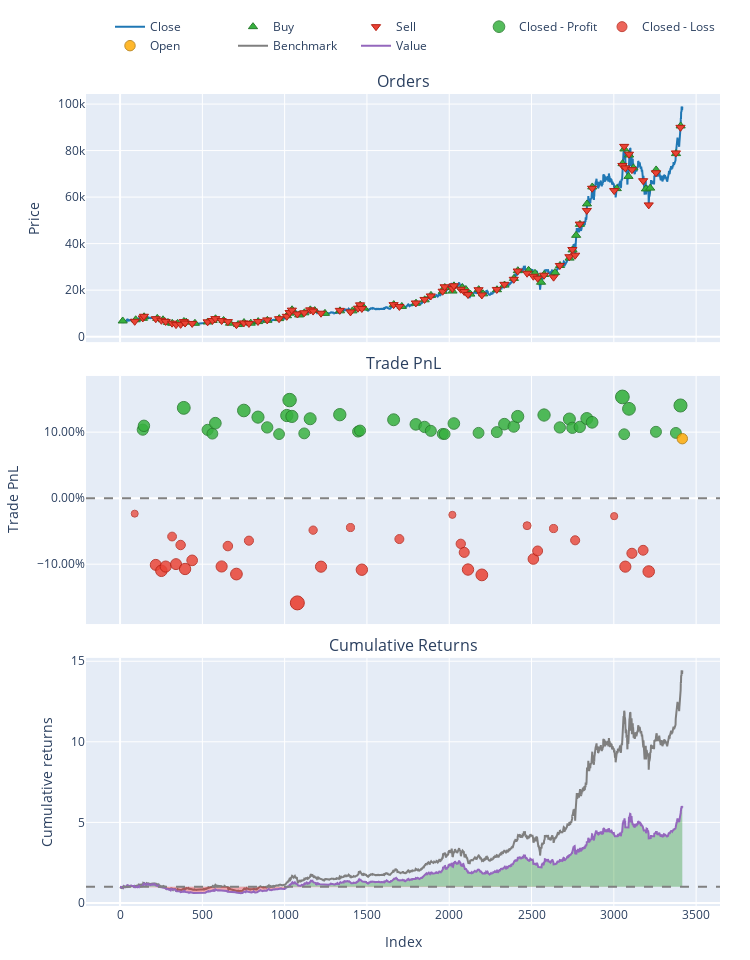

Write notebook code for a chart like this one.
### Code cell
a = bt_pf.plot()
a.show()

### Figure 1 — Plotly figure (JSON) as saved in the notebook; plotly's stock layout.template omitted (floating-point values rounded to 4 significant figures; data arrays with more than 128 entries replaced by an {"elided": "..."} marker saying what was removed)
{"data": [{"legendgroup": "0", "line": {"color": "#1f77b4"}, "name": "Close", "showlegend": true, "type": "scatter", "uid": "cf56ccc6-0125-48e1-a92e-193005e0001e", "x": {"elided": "3417 int values"}, "xaxis": "x", "y": {"elided": "3417 int values"}, "yaxis": "y"}, {"customdata": {"elided": "78x3 float values"}, "hovertemplate": "Order Id: %{customdata[0]}<br>Timestamp: %{x}<br>Price: %{y}<br>Size: %{customdata[1]:.6f}<br>Fees: %{customdata[2]:.6f}", "legendgroup": "1", "marker": {"color": "#37B13F", "line": {"color": "rgb(38,123,44)", "width": 1}, "size": 8, "symbol": "triangle-up"}, "mode": "markers", "name": "Buy", "type": "scatter", "uid": "1b78e087-90c5-4a73-8041-c7dc3e00c106", "x": [16, 95, 139, 146, 226, 261, 291, 317, 349, 376, 388, 402, 455, 533, 562, 580, 629, 668, 717, 753, 794, 839, 895, 967, 1014, 1031, 1045, 1088, 1120, 1156, 1183, 1245, 1336, 1412, 1447, 1459, 1483, 1663, 1712, 1798, 1851, 1889, 1961, 1973, 2020, 2029, 2079, 2101, 2128, 2179, 2206, 2290, 2336, 2393, 2417, 2482, 2521, 2558, 2577, 2643, 2673, 2731, 2749, 2771, 2794, 2837, 2869, 3018, 3053, 3064, 3089, 3093, 3119, 3195, 3221, 3257, 3378, 3406], "xaxis": "x", "y": [6732, 7259, 7868, 8533, 7864, 7246, 6123, 5729, 5672, 5672, 6523, 6239, 5750, 6305, 6941, 7693, 6948, 5779, 5192, 6053, 5790, 6473, 7016, 7751, 8987, 10110, 11555, 9323, 10247, 11512, 11198, 10005, 11093, 11084, 12363, 13541, 12262, 13787, 12988, 14391, 15830, 17742, 19489, 21117, 19598, 21840, 21080, 20263, 18301, 20212, 18401, 20169, 22175, 25042, 28369, 28519, 27220, 23400, 26721, 27559, 30597, 33765, 37291, 43566, 48287, 57071, 64364, 63644, 74380, 80695, 68906, 78099, 72566, 63524, 63868, 71691, 78700, 90600], "yaxis": "y"}, {"customdata": {"elided": "77x3 float values"}, "hovertemplate": "Order Id: %{customdata[0]}<br>Timestamp: %{x}<br>Price: %{y}<br>Size: %{customdata[1]:.6f}<br>Fees: %{customdata[2]:.6f}", "legendgroup": "2", "marker": {"color": "#EA4335", "line": {"color": "rgb(181,31,18)", "width": 1}, "size": 8, "symbol": "triangle-down"}, "mode": "markers", "name": "Sell", "type": "scatter", "uid": "ae504c7d-5624-4f07-83c0-7bd9c341acb7", "x": [89, 138, 145, 217, 251, 277, 316, 340, 368, 387, 395, 438, 532, 561, 579, 617, 655, 707, 752, 783, 838, 894, 966, 1013, 1030, 1044, 1077, 1119, 1155, 1173, 1221, 1335, 1400, 1446, 1458, 1469, 1662, 1697, 1797, 1850, 1888, 1960, 1972, 2019, 2028, 2070, 2091, 2114, 2178, 2198, 2289, 2335, 2392, 2416, 2473, 2511, 2537, 2576, 2634, 2672, 2730, 2748, 2765, 2793, 2836, 2868, 3002, 3052, 3063, 3070, 3092, 3110, 3178, 3212, 3256, 3377, 3405], "xaxis": "x", "y": [6594, 8035, 8755, 7695, 7021, 6516, 5785, 5173, 5286, 6466, 5842, 5669, 6363, 6941, 7751, 6919, 6464, 5131, 5898, 5681, 6519, 7187, 7719, 8746, 10351, 11394, 9754, 10267, 11512, 10988, 10068, 11302, 10632, 12237, 13667, 12112, 13757, 12973, 14481, 15989, 17494, 19526, 21442, 20646, 21876, 20393, 19410, 18130, 20169, 17920, 20300, 22494, 24650, 28219, 27270, 25972, 25123, 26421, 25570, 30597, 34362, 37470, 35020, 48406, 54263, 63809, 62802, 73608, 81818, 72555, 78449, 71801, 67049, 56648, 70487, 79000, 90000], "yaxis": "y"}, {"customdata": {"elided": "43x4 float values"}, "hovertemplate": "Exit Trade Id: %{customdata[0]}<br>Position Id: %{customdata[1]}<br>Exit Timestamp: %{x}<br>PnL: %{customdata[2]:.6f}<br>Return: %{customdata[3]:.2%}", "legendgroup": "3", "marker": {"color": "#37B13F", "line": {"color": "rgb(38,123,44)", "width": 1}, "opacity": [0.8391, 0.8456, 0.8757, 0.8388, 0.8324, 0.8499, 0.8713, 0.8601, 0.8429, 0.8317, 0.8629, 0.8888, 0.8614, 0.8328, 0.8574, 0.8643, 0.8359, 0.8375, 0.8557, 0.848, 0.8437, 0.8371, 0.8321, 0.8317, 0.8494, 0.8337, 0.835, 0.8484, 0.8443, 0.8612, 0.8637, 0.8428, 0.857, 0.8422, 0.8437, 0.8578, 0.8515, 0.8941, 0.8314, 0.8741, 0.8355, 0.8336, 0.8797], "size": [11.16, 11.46, 12.87, 11.14, 10.85, 11.66, 12.66, 12.14, 11.33, 10.81, 12.27, 13.48, 12.2, 10.87, 12.01, 12.33, 11.01, 11.08, 11.93, 11.57, 11.37, 11.07, 10.83, 10.81, 11.64, 10.91, 10.97, 11.59, 11.4, 12.19, 12.31, 11.33, 11.99, 11.3, 11.37, 12.03, 11.73, 13.73, 10.8, 12.79, 10.99, 10.9, 13.05], "symbol": "circle"}, "mode": "markers", "name": "Closed - Profit", "type": "scatter", "uid": "72ef597b-9900-4c5a-80ee-d1f25844ee85", "x": [138, 145, 387, 532, 561, 579, 752, 838, 894, 966, 1013, 1030, 1044, 1119, 1155, 1335, 1446, 1458, 1662, 1797, 1850, 1888, 1960, 1972, 2028, 2178, 2289, 2335, 2392, 2416, 2576, 2672, 2730, 2748, 2793, 2836, 2868, 3052, 3063, 3092, 3256, 3377, 3405], "xaxis": "x2", "y": [0.1037, 0.1096, 0.1368, 0.1034, 0.09772, 0.1135, 0.1328, 0.1227, 0.1071, 0.09705, 0.1252, 0.1485, 0.1238, 0.0981, 0.1203, 0.1264, 0.1009, 0.1023, 0.1187, 0.1118, 0.1079, 0.102, 0.0974, 0.09706, 0.1131, 0.09892, 0.1, 0.1121, 0.1084, 0.1237, 0.1259, 0.1071, 0.1199, 0.1066, 0.1079, 0.1206, 0.1149, 0.1533, 0.09685, 0.1353, 0.1005, 0.0988, 0.1404], "yaxis": "y2"}, {"customdata": {"elided": "34x4 float values"}, "hovertemplate": "Exit Trade Id: %{customdata[0]}<br>Position Id: %{customdata[1]}<br>Exit Timestamp: %{x}<br>PnL: %{customdata[2]:.6f}<br>Return: %{customdata[3]:.2%}", "legendgroup": "4", "marker": {"color": "#EA4335", "line": {"color": "rgb(181,31,18)", "width": 1}, "opacity": [0.75, 0.8361, 0.8461, 0.8389, 0.7885, 0.8348, 0.8027, 0.843, 0.8285, 0.8388, 0.8045, 0.8515, 0.7954, 0.9, 0.7777, 0.8391, 0.7733, 0.8442, 0.7927, 0.752, 0.8007, 0.8151, 0.8439, 0.8529, 0.7702, 0.8262, 0.8127, 0.775, 0.7948, 0.7542, 0.8391, 0.8166, 0.8115, 0.8472], "size": [7, 11.02, 11.48, 11.15, 8.795, 10.96, 9.459, 11.34, 10.66, 11.14, 9.542, 11.74, 9.118, 14, 8.294, 11.16, 8.089, 11.4, 8.993, 7.093, 9.366, 10.04, 11.38, 11.8, 7.943, 10.56, 9.924, 8.167, 9.089, 7.195, 11.16, 10.11, 9.871, 11.54], "symbol": "circle"}, "mode": "markers", "name": "Closed - Loss", "type": "scatter", "uid": "33e87ca7-1d71-44bc-94bc-aaa1ac103fbb", "x": [89, 217, 251, 277, 316, 340, 368, 395, 438, 617, 655, 707, 783, 1077, 1173, 1221, 1400, 1469, 1697, 2019, 2070, 2091, 2114, 2198, 2473, 2511, 2537, 2634, 2765, 3002, 3070, 3110, 3178, 3212], "xaxis": "x2", "y": [-0.02347, -0.1011, -0.11, -0.1036, -0.05812, -0.0999, -0.07095, -0.1072, -0.09422, -0.1035, -0.07256, -0.115, -0.06436, -0.1586, -0.04845, -0.1038, -0.0445, -0.1084, -0.06195, -0.02527, -0.06916, -0.0821, -0.1081, -0.1162, -0.04168, -0.09217, -0.07992, -0.04601, -0.06381, -0.02723, -0.1037, -0.08352, -0.07891, -0.1111], "yaxis": "y2"}, {"customdata": [[77, 77, 49.62, 0.09011]], "hovertemplate": "Exit Trade Id: %{customdata[0]}<br>Position Id: %{customdata[1]}<br>Exit Timestamp: %{x}<br>PnL: %{customdata[2]:.6f}<br>Return: %{customdata[3]:.2%}", "legendgroup": "5", "marker": {"color": "#FFAA00", "line": {"color": "rgb(178,118,0)", "width": 1}, "opacity": [0.824], "size": [10.45], "symbol": "circle"}, "mode": "markers", "name": "Open", "type": "scatter", "uid": "c68edc89-1883-4e5d-87a7-ca82b3c3a6c0", "x": [3416], "xaxis": "x2", "y": [0.09011], "yaxis": "y2"}, {"legendgroup": "6", "line": {"color": "#7f7f7f"}, "name": "Benchmark", "showlegend": true, "type": "scatter", "uid": "2309dfc7-9c99-4ddd-94a4-4630c8ddcc7c", "x": {"elided": "3417 int values"}, "xaxis": "x3", "y": {"elided": "3417 float values"}, "yaxis": "y3"}, {"hoverinfo": "skip", "legendgroup": "7", "line": {"color": "rgba(0, 0, 0, 0)", "width": 0}, "opacity": 0, "showlegend": false, "type": "scatter", "uid": "d4f2d705-6f9d-450e-a852-4f2ca6e0ba2a", "x": {"elided": "3417 int values"}, "xaxis": "x3", "y": {"elided": "3417 int values"}, "yaxis": "y3"}, {"connectgaps": false, "fill": "tonexty", "fillcolor": "rgba(0, 128, 0, 0.3)", "hoverinfo": "skip", "legendgroup": "7", "line": {"color": "rgba(0, 0, 0, 0)", "width": 0}, "opacity": 0, "showlegend": false, "type": "scatter", "uid": "f9903863-3f86-44a1-b9be-eada100b7609", "x": {"elided": "3417 int values"}, "xaxis": "x3", "y": {"elided": "3417 float values"}, "yaxis": "y3"}, {"hoverinfo": "skip", "legendgroup": "7", "line": {"color": "rgba(0, 0, 0, 0)", "width": 0}, "opacity": 0, "showlegend": false, "type": "scatter", "uid": "c32efd40-2acc-4927-94fe-cf60c816b3a7", "x": {"elided": "3417 int values"}, "xaxis": "x3", "y": {"elided": "3417 int values"}, "yaxis": "y3"}, {"connectgaps": false, "fill": "tonexty", "fillcolor": "rgba(255, 0, 0, 0.3)", "hoverinfo": "skip", "legendgroup": "7", "line": {"color": "rgba(0, 0, 0, 0)", "width": 0}, "opacity": 0, "showlegend": false, "type": "scatter", "uid": "ecbc90e4-a99d-4ab5-acd2-e0b016a5282d", "x": {"elided": "3417 int values"}, "xaxis": "x3", "y": {"elided": "3417 float values"}, "yaxis": "y3"}, {"legendgroup": "8", "line": {"color": "#9467bd"}, "name": "Value", "showlegend": true, "type": "scatter", "uid": "444f3f42-f676-4084-8034-12db8448a3fb", "x": {"elided": "3417 int values"}, "xaxis": "x3", "y": {"elided": "3417 float values"}, "yaxis": "y3"}, {"hoverinfo": "skip", "legendgroup": "7", "line": {"color": "rgba(0, 0, 0, 0)", "width": 0}, "opacity": 0, "showlegend": false, "type": "scatter", "uid": "6cd2195a-b1f0-4d6a-887f-5d93267725d6", "x": {"elided": "3417 int values"}, "xaxis": "x3", "y": {"elided": "3417 int values"}, "yaxis": "y3"}], "layout": {"annotations": [{"font": {"size": 16}, "showarrow": false, "text": "Orders", "x": 0.5, "xanchor": "center", "xref": "paper", "y": 1, "yanchor": "bottom", "yref": "paper"}, {"font": {"size": 16}, "showarrow": false, "text": "Trade PnL", "x": 0.5, "xanchor": "center", "xref": "paper", "y": 0.6528, "yanchor": "bottom", "yref": "paper"}, {"font": {"size": 16}, "showarrow": false, "text": "Cumulative Returns", "x": 0.5, "xanchor": "center", "xref": "paper", "y": 0.3056, "yanchor": "bottom", "yref": "paper"}], "height": 960, "legend": {"orientation": "h", "traceorder": "normal", "x": 1, "xanchor": "right", "y": 1.042, "yanchor": "bottom"}, "margin": {"b": 30, "l": 30, "r": 30, "t": 30}, "shapes": [{"line": {"color": "gray", "dash": "dash"}, "type": "line", "x0": 0, "x1": 1, "xref": "paper", "y0": 0, "y1": 0, "yref": "y2"}, {"line": {"color": "gray", "dash": "dash"}, "type": "line", "x0": 0, "x1": 1, "xref": "paper", "y0": 1, "y1": 1, "yref": "y3"}], "showlegend": true, "width": 750, "xaxis": {"anchor": "y", "domain": [0, 1], "matches": "x3", "showticklabels": false}, "xaxis2": {"anchor": "y2", "domain": [0, 1], "matches": "x3", "showticklabels": false}, "xaxis3": {"anchor": "y3", "domain": [0, 1], "title": {"text": "Index"}}, "yaxis": {"anchor": "x", "domain": [0.6944, 1], "title": {"text": "Price"}}, "yaxis2": {"anchor": "x2", "domain": [0.3472, 0.6528], "tickformat": ".2%", "title": {"text": "Trade PnL"}}, "yaxis3": {"anchor": "x3", "domain": [0, 0.3056], "title": {"text": "Cumulative returns"}}}}
